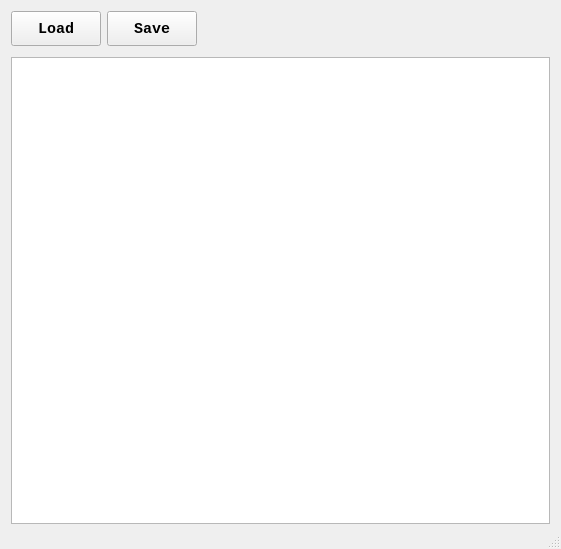
<?xml version="1.0" encoding="UTF-8"?>
<ui version="4.0">
 <class>MainWindow</class>
 <widget class="QMainWindow" name="MainWindow">
  <property name="geometry">
   <rect>
    <x>0</x>
    <y>0</y>
    <width>561</width>
    <height>549</height>
   </rect>
  </property>
  <property name="windowTitle">
   <string>Path Edit v1.0.1</string>
  </property>
  <widget class="QWidget" name="centralWidget">
   <layout class="QVBoxLayout" name="verticalLayout">
    <property name="bottomMargin">
     <number>0</number>
    </property>
    <item>
     <widget class="QWidget" name="pButtons" native="true">
      <layout class="QHBoxLayout" name="horizontalLayout">
       <property name="leftMargin">
        <number>0</number>
       </property>
       <property name="topMargin">
        <number>0</number>
       </property>
       <property name="rightMargin">
        <number>0</number>
       </property>
       <property name="bottomMargin">
        <number>0</number>
       </property>
       <item>
        <widget class="QPushButton" name="bLoad">
         <property name="sizePolicy">
          <sizepolicy hsizetype="Minimum" vsizetype="Fixed">
           <horstretch>0</horstretch>
           <verstretch>0</verstretch>
          </sizepolicy>
         </property>
         <property name="minimumSize">
          <size>
           <width>90</width>
           <height>35</height>
          </size>
         </property>
         <property name="font">
          <font>
           <family>Consolas</family>
           <pointsize>11</pointsize>
           <weight>75</weight>
           <bold>true</bold>
          </font>
         </property>
         <property name="text">
          <string>Load</string>
         </property>
        </widget>
       </item>
       <item>
        <widget class="QPushButton" name="bSave">
         <property name="sizePolicy">
          <sizepolicy hsizetype="Minimum" vsizetype="Fixed">
           <horstretch>0</horstretch>
           <verstretch>0</verstretch>
          </sizepolicy>
         </property>
         <property name="minimumSize">
          <size>
           <width>90</width>
           <height>35</height>
          </size>
         </property>
         <property name="font">
          <font>
           <family>Consolas</family>
           <pointsize>11</pointsize>
           <weight>75</weight>
           <bold>true</bold>
          </font>
         </property>
         <property name="text">
          <string>Save</string>
         </property>
        </widget>
       </item>
       <item>
        <spacer name="horizontalSpacer">
         <property name="orientation">
          <enum>Qt::Horizontal</enum>
         </property>
         <property name="sizeHint" stdset="0">
          <size>
           <width>40</width>
           <height>20</height>
          </size>
         </property>
        </spacer>
       </item>
      </layout>
     </widget>
    </item>
    <item>
     <spacer name="verticalSpacer">
      <property name="orientation">
       <enum>Qt::Vertical</enum>
      </property>
      <property name="sizeType">
       <enum>QSizePolicy::Fixed</enum>
      </property>
      <property name="sizeHint" stdset="0">
       <size>
        <width>20</width>
        <height>5</height>
       </size>
      </property>
     </spacer>
    </item>
    <item>
     <widget class="QTextEdit" name="tePath">
      <property name="font">
       <font>
        <family>Consolas</family>
        <pointsize>11</pointsize>
        <weight>75</weight>
        <bold>true</bold>
       </font>
      </property>
      <property name="styleSheet">
       <string notr="true"/>
      </property>
      <property name="lineWrapMode">
       <enum>QTextEdit::NoWrap</enum>
      </property>
     </widget>
    </item>
   </layout>
  </widget>
  <widget class="QStatusBar" name="statusBar">
   <property name="minimumSize">
    <size>
     <width>0</width>
     <height>25</height>
    </size>
   </property>
   <property name="font">
    <font>
     <family>Consolas</family>
     <pointsize>10</pointsize>
     <weight>75</weight>
     <bold>true</bold>
    </font>
   </property>
  </widget>
 </widget>
 <layoutdefault spacing="6" margin="11"/>
 <tabstops>
  <tabstop>bLoad</tabstop>
  <tabstop>bSave</tabstop>
  <tabstop>tePath</tabstop>
 </tabstops>
 <resources/>
 <connections/>
</ui>
